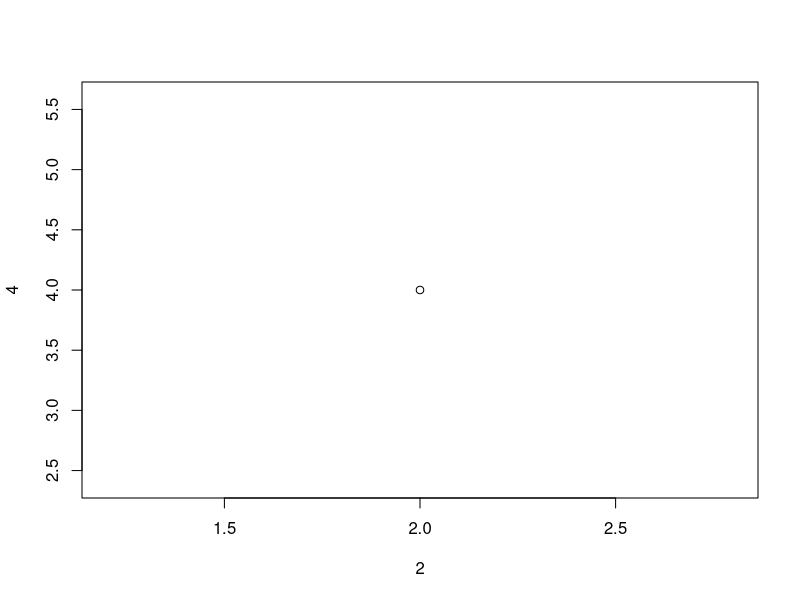
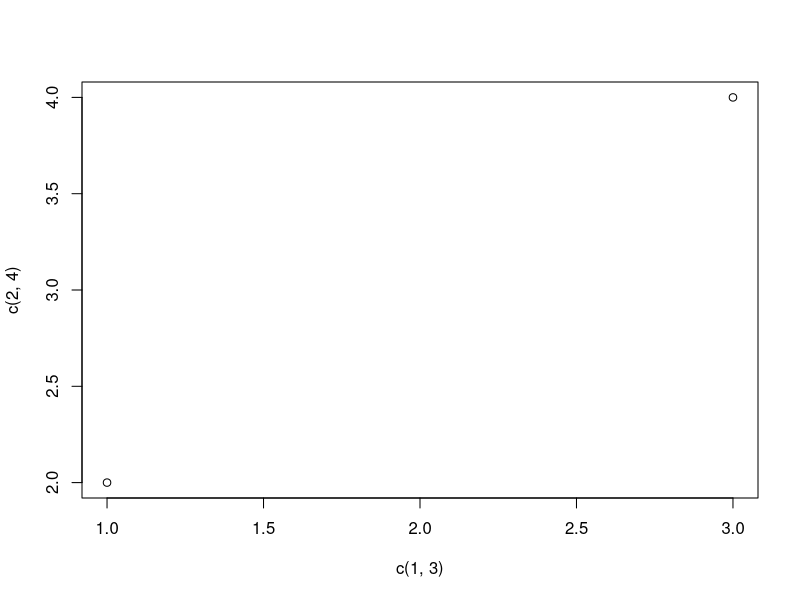
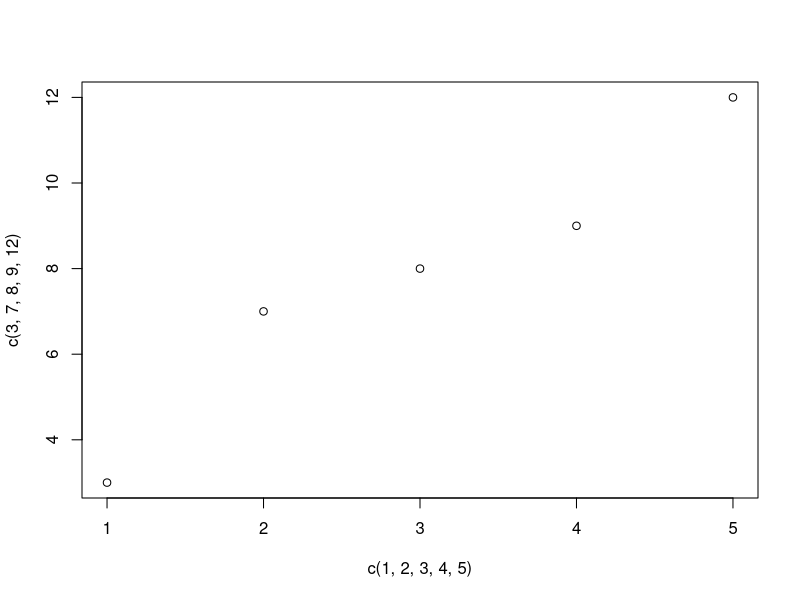
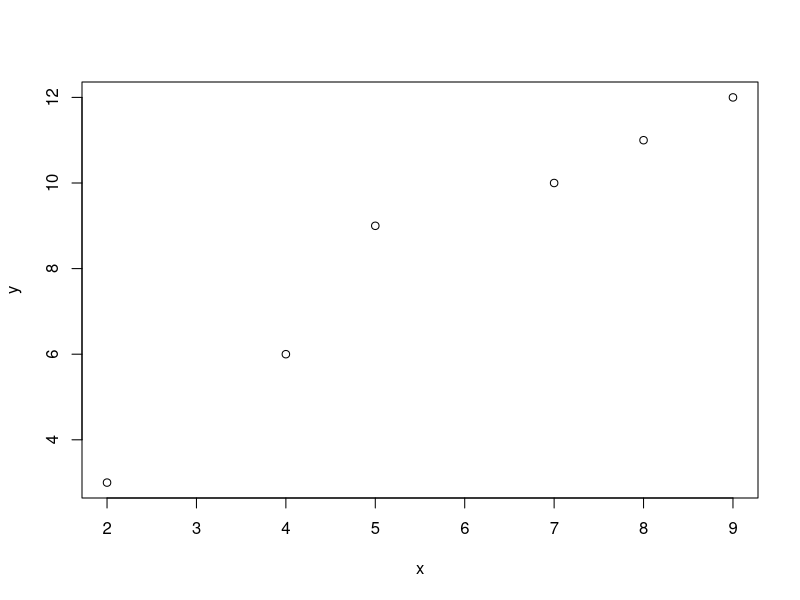
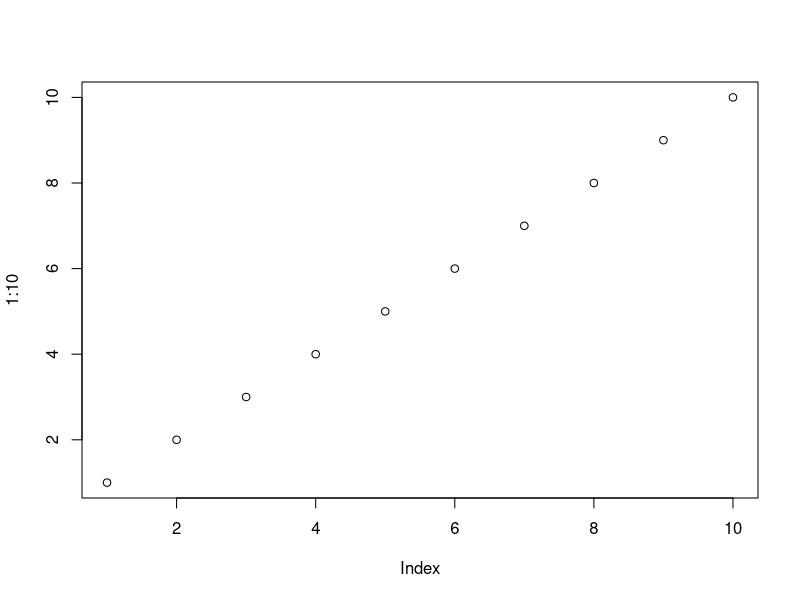
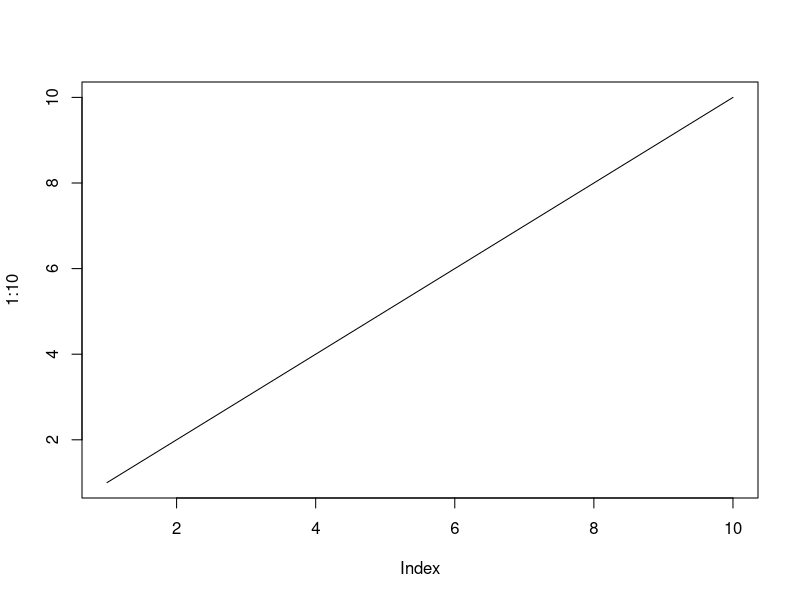
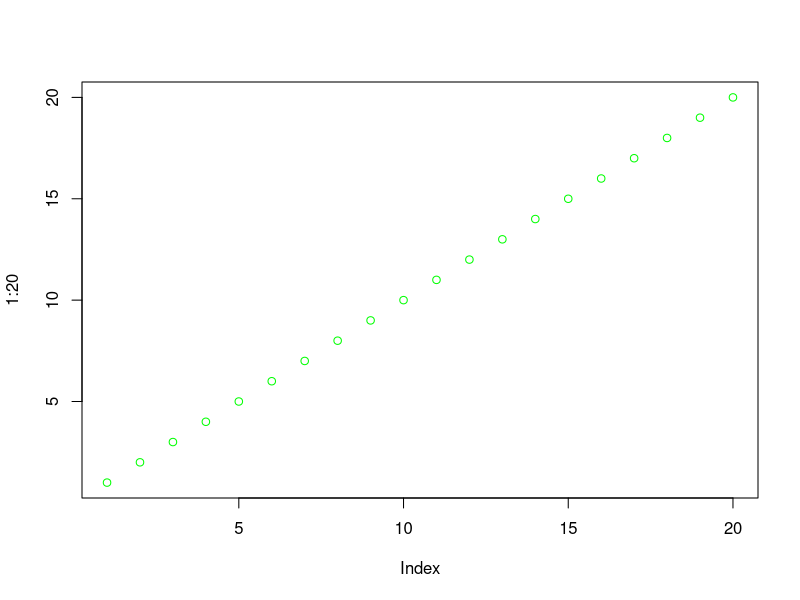
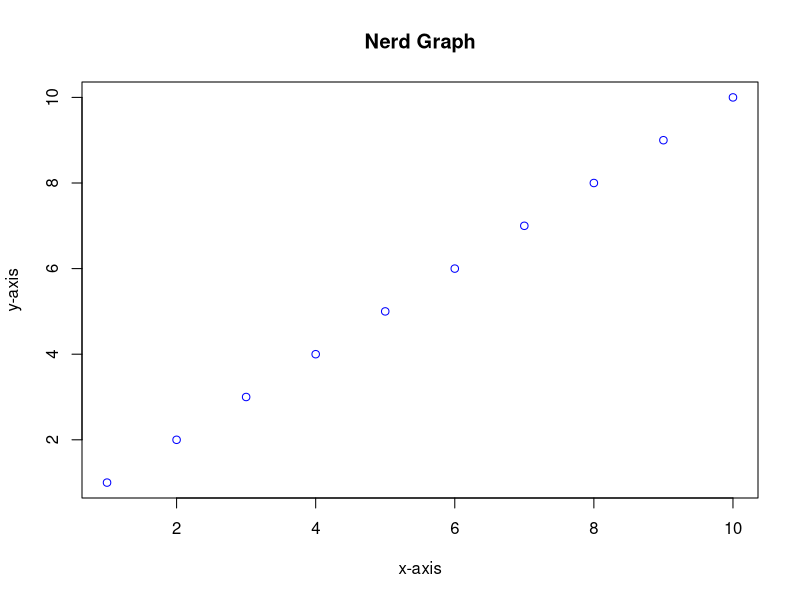

The R source for these figures, in order:
# the plot() function is used to draw points(markers) in a diagram

# the functions takes parameters for specifying points in the diagram

# -parameter 1 specifies points on the x-axis.
# -parameter 2 specifies points on the y-axis.

# At its simplest form you can use plot() function to plot two numbers
 # against each other
plot(2, 4)

# to draw more points use c() 
plot(c(1,3), c(2,4))

# multiple points 
plot(c(1, 2, 3, 4, 5), c(3, 7, 8, 9, 12))

# For better organization, when you have many values, 
# it is better to use variables:

x <- c(2,4,5,7,8,9)
y <- c(3,6,9,10,11,12)
plot(x,y)

# If you want to draw dots in a sequence, on both the x-axis and the y-axis, use the : operator:

plot(1:10)

# Draw a line
# the plot function also takes a type parameter with value 1 to drawa a line to connect all the points in the diagram:
# with line
plot(1:10, type="l")

# with color dots
plot(1:20, col="green")

# with labels
plot(1:10, main="Nerd Graph", ylab= "y-axis", xlab="x-axis", col="blue")


# size of ball
# Use cex=number to change the size of the points (1 is default, while 0.5 means 50% smaller, and 2 means 100% larger):

plot(1:10, cex=1.5)

# point shape
 #Use pch with a value from 0 to 25 to change the point shape format:

plot(1:10, pch=20)